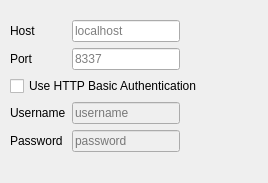
<?xml version="1.0" encoding="UTF-8"?>
<ui version="4.0">
 <class>Form</class>
 <widget class="QWidget" name="Form">
  <property name="geometry">
   <rect>
    <x>0</x>
    <y>0</y>
    <width>268</width>
    <height>183</height>
   </rect>
  </property>
  <property name="minimumSize">
   <size>
    <width>268</width>
    <height>183</height>
   </size>
  </property>
  <property name="windowTitle">
   <string>Form</string>
  </property>
  <widget class="QWidget" name="layoutWidget">
   <property name="geometry">
    <rect>
     <x>10</x>
     <y>20</y>
     <width>248</width>
     <height>146</height>
    </rect>
   </property>
   <layout class="QFormLayout" name="formLayout">
    <property name="fieldGrowthPolicy">
     <enum>QFormLayout::FieldsStayAtSizeHint</enum>
    </property>
    <item row="0" column="0">
     <widget class="QLabel" name="label">
      <property name="text">
       <string>Host</string>
      </property>
     </widget>
    </item>
    <item row="0" column="1">
     <widget class="QLineEdit" name="hostField">
      <property name="text">
       <string/>
      </property>
      <property name="placeholderText">
       <string>localhost</string>
      </property>
     </widget>
    </item>
    <item row="1" column="0">
     <widget class="QLabel" name="label_2">
      <property name="text">
       <string>Port</string>
      </property>
     </widget>
    </item>
    <item row="1" column="1">
     <widget class="QLineEdit" name="portField">
      <property name="text">
       <string/>
      </property>
      <property name="placeholderText">
       <string>8337</string>
      </property>
     </widget>
    </item>
    <item row="3" column="0">
     <widget class="QLabel" name="label_3">
      <property name="text">
       <string>Username</string>
      </property>
     </widget>
    </item>
    <item row="3" column="1">
     <widget class="QLineEdit" name="usernameField">
      <property name="enabled">
       <bool>false</bool>
      </property>
      <property name="text">
       <string/>
      </property>
      <property name="placeholderText">
       <string>username</string>
      </property>
     </widget>
    </item>
    <item row="2" column="0" colspan="2">
     <widget class="QCheckBox" name="useAuthCheckBox">
      <property name="text">
       <string>Use HTTP Basic Authentication</string>
      </property>
     </widget>
    </item>
    <item row="4" column="0">
     <widget class="QLabel" name="label_4">
      <property name="text">
       <string>Password</string>
      </property>
     </widget>
    </item>
    <item row="4" column="1">
     <widget class="QLineEdit" name="passwordField">
      <property name="enabled">
       <bool>false</bool>
      </property>
      <property name="inputMask">
       <string/>
      </property>
      <property name="text">
       <string/>
      </property>
      <property name="echoMode">
       <enum>QLineEdit::Password</enum>
      </property>
      <property name="placeholderText">
       <string>password</string>
      </property>
     </widget>
    </item>
   </layout>
  </widget>
 </widget>
 <resources/>
 <connections>
  <connection>
   <sender>useAuthCheckBox</sender>
   <signal>toggled(bool)</signal>
   <receiver>passwordField</receiver>
   <slot>setEnabled(bool)</slot>
   <hints>
    <hint type="sourcelabel">
     <x>133</x>
     <y>92</y>
    </hint>
    <hint type="destinationlabel">
     <x>155</x>
     <y>152</y>
    </hint>
   </hints>
  </connection>
  <connection>
   <sender>useAuthCheckBox</sender>
   <signal>toggled(bool)</signal>
   <receiver>usernameField</receiver>
   <slot>setEnabled(bool)</slot>
   <hints>
    <hint type="sourcelabel">
     <x>133</x>
     <y>92</y>
    </hint>
    <hint type="destinationlabel">
     <x>155</x>
     <y>121</y>
    </hint>
   </hints>
  </connection>
 </connections>
</ui>
